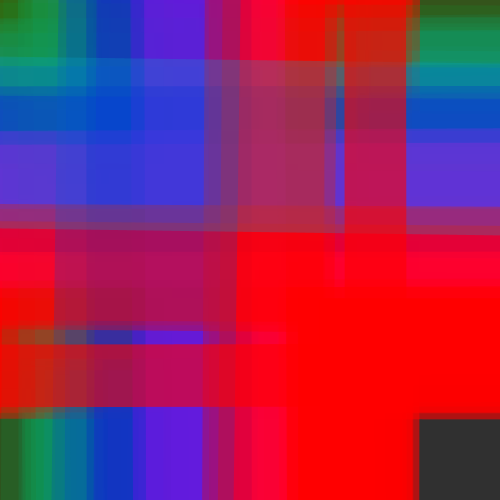
Frame 1 (no input)
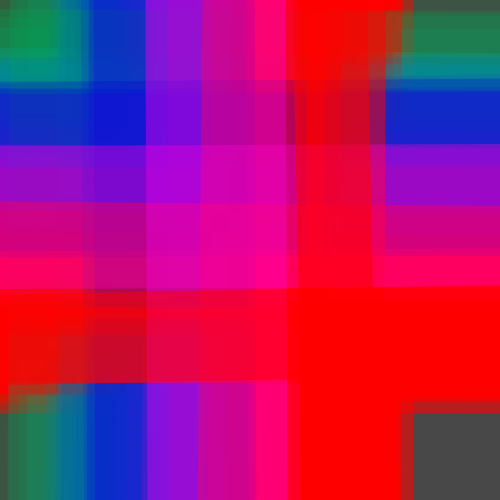
Frame 60 (the mouse pressed at the canvas centre just before this capture)
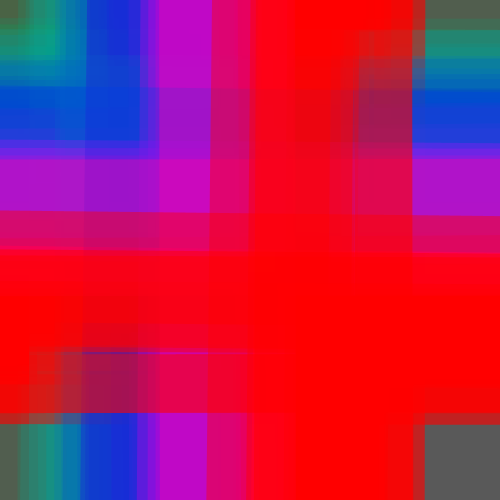
Frame 120 (the mouse held since frame 60 and released just before this capture)

The Processing sketch that drew these frames (run headless with seeded random() and noise(); from frame 60 on, the mouse is pressed at the canvas centre):

// Processing sketch: processing_3813
// ── processing_3813.pde

float xoff = 200.0;

void setup()
{
  size(500,500);
  background(204);
  colorMode(HSB);
  smooth();
}

void draw() 
{
  background(cos(xoff)*100);
  xoff = xoff + .005;
  for(float i=0; i < 1; i+=.01)
  {
    lines(xoff/i);
  }
}

void lines(float off)
{
  float h = noise(off+.05);
  float r = noise(off);
  float n = r * width;
  float p = h * height;
  strokeWeight(abs((n-width)*.5));
  stroke(p, off*h*100/2, 500*h + 50 , 200*r);
  line(p, -width, n, width*2);
  strokeWeight(abs((p-height)*.5));
  stroke(n, off*r*100/2, 500*h +50, 200*h);
  line(-height, n, height*2, p); 
//  ellipse();
}
